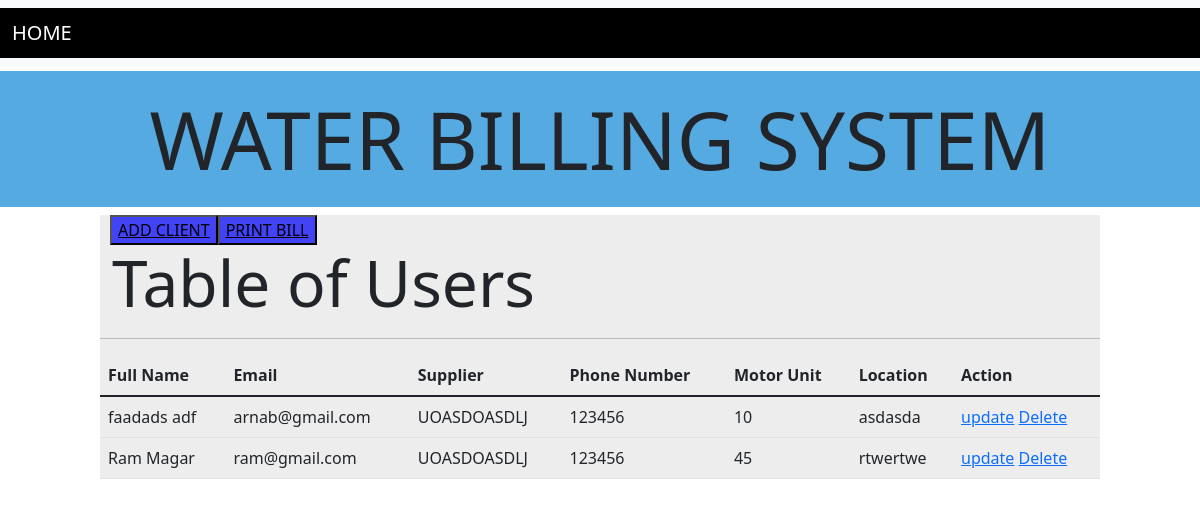
The page /client (signed in) on the database as committed earlier.
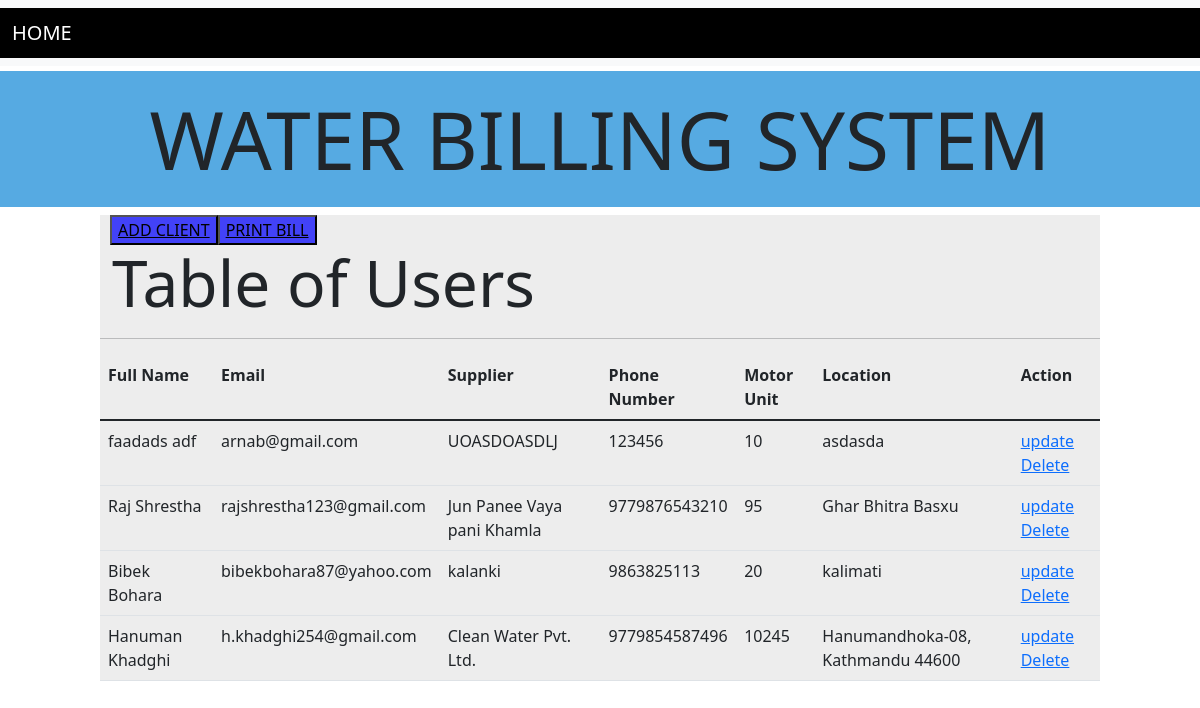
The same page on the database as committed later.
### myapp/models.py (models this page shows, shortened)
class Details(models.Model):
    fullname = models.CharField(max_length=50, default='',null=False)
    email = models.EmailField(max_length=60)
    supplier = models.CharField( max_length=200)
    phone_number = models.IntegerField()
    unit = models.IntegerField()
    location = models.TextField(max_length=100)

### myapp/views.py (the view)
# urls.py: path('client', views.client, name='client'),
@login_required
def client(request):
    data = Details.objects.all()
    context = {
        'table' : data
    }
    return render(request, 'client.html', context)

### template/client.html (shortened to what this page needs)
<!DOCTYPE html>
<html lang="en">
  <head>
    <link href="https://cdn.jsdelivr.net/npm/bootstrap@5.1.3/dist/css/bootstrap.min.css" rel="stylesheet">
    <link
      href="https://cdn.jsdelivr.net/npm/bootstrap@5.1.3/dist/css/bootstrap.min.css"
      rel="stylesheet"
    />
    {% load static %}
  </head>
  <body>
    <nav class="navbar navbar-expand-lg navbar-light bg-light">
      <div class="container-fluid" style="background-color: black; height: 50px;">
        <a class="navbar-brand" href="/home" style="color: white;">HOME</a>
      </div>
    </nav>
    <div class="main">
      <h1
        class="display-1"
        style="
          background-color: rgb(86, 170, 226);
          margin-top: 5px;
          padding: 20px;
          text-align: center;
        "
      >
        WATER BILLING SYSTEM <br>
      </h1>
    </div>
    <div style="background-color: rgb(237, 237, 237); margin-left: 100px; margin-right: 100px; ">
      <div class="but">
        <div style="padding-left: 10px; " >
          <button style="display: incline; float: left; background-color: rgb(66, 66, 247); "><a href="/addClient" style="color: black; ">ADD CLIENT</a></button>
        </div>
        <div >
          <button style="background-color: rgb(66, 66, 247);"><a href="{% url 'pdf' %}" style="color: black">PRINT BILL</a></button>
        </div>
      </div>
      <h1 class="display-3 container">Table of Users</h1>
      <hr />
      <table class="table container" >
        <tr>
          <th>Full Name</th>
          <th>Email</th>
          <th>Supplier</th>
          <th>Phone Number</th>
          <th>Motor Unit</th>
          <th>Location</th>
          <th>Action</th>
        </tr>
        <tbody>
          {% for i in table %}
          <tr>
            <td>{{ i.fullname}}</td>
            <td>{{ i.email}}</td>
            <td>{{ i.supplier}}</td>
            <td>{{ i.phone_number}}</td>
            <td>{{ i.unit}}</td>
            <td>{{ i.location}}</td>
            <td>
              <a href="{% url 'edit_item' i.id %}">update</a>
              <a href="{% url 'delete_item' i.id %}">Delete</a>
          </tr>
          {% endfor %}
        </tbody>
      </table>
    </div>
  </body>
</html>

Rows that differ between the two databases and show on the page:
removed Details: fullname "Ram Magar", email "ram@gmail.com", supplier "UOASDOASDLJ", phone_number "123456", unit "45", location "rtwertwe"
added Details: fullname "Raj Shrestha", email "rajshrestha123@gmail.com", supplier "Jun Panee Vaya pani Khamla", phone_number "9779876543210", unit "95", location "Ghar Bhitra Basxu"
added Details: fullname "Bibek Bohara", email "bibekbohara87@yahoo.com", supplier "kalanki", phone_number "9863825113", unit "20", location "kalimati"
added Details: fullname "Hanuman Khadghi", email "h.khadghi254@gmail.com", supplier "Clean Water Pvt. Ltd.", phone_number "9779854587496", unit "10245", location "Hanumandhoka-08, Kathmandu 44600"
